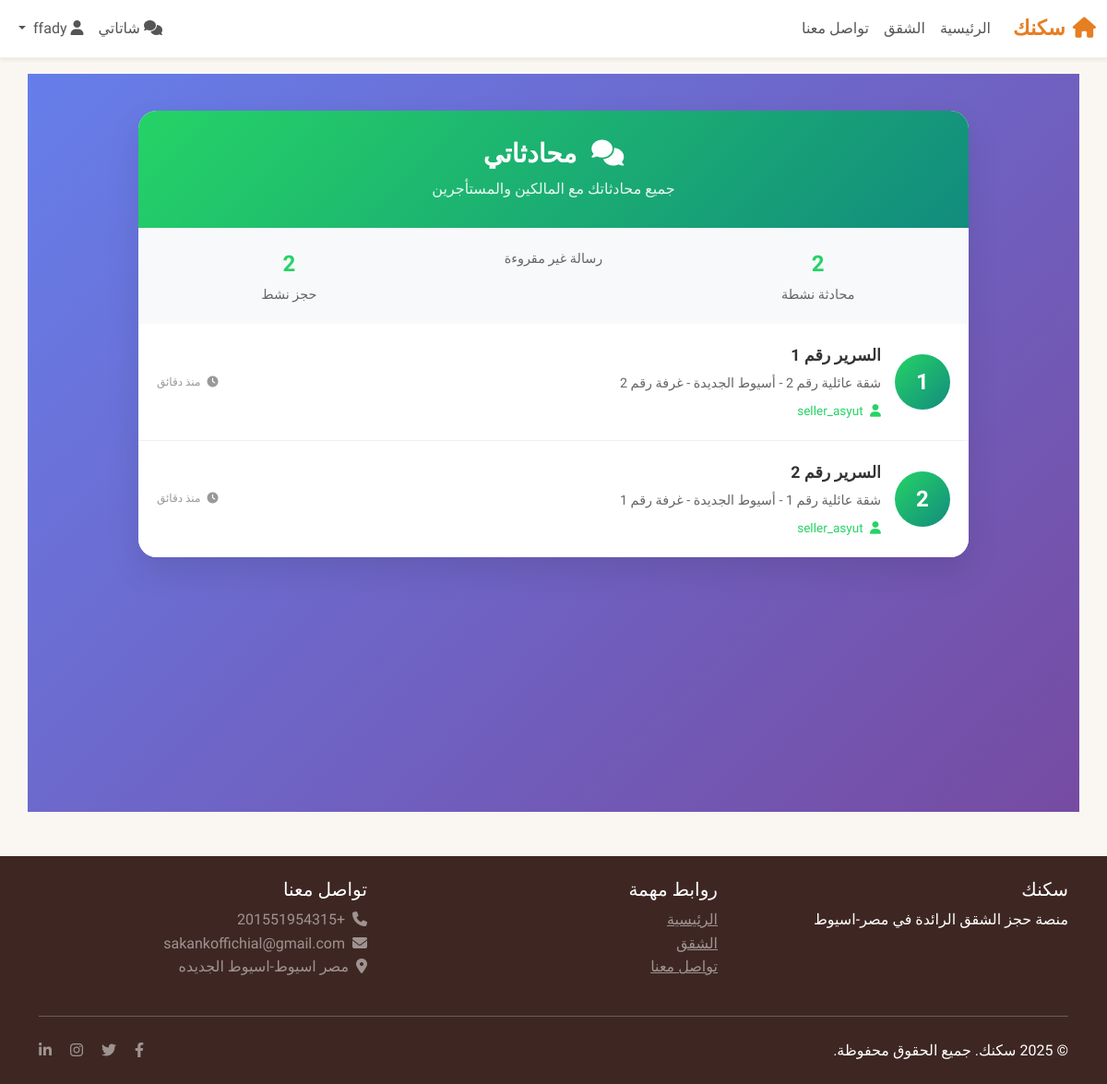
The app's page /bookings/user-chats/ (signed in) with its own data.
### accounts/models.py (models this page shows, shortened)
class User(AbstractUser):
    USER_TYPE_CHOICES = [
        ('buyer', 'مشتري'),
        ('seller', 'بائع'),
    ]
    user_type = models.CharField(
        max_length=10,
        choices=USER_TYPE_CHOICES,
        default='buyer',
        verbose_name='نوع الحساب'
    )
    phone = models.CharField(
        max_length=15,
        blank=True,
        verbose_name='رقم الهاتف'
    )
    is_verified = models.BooleanField(
        default=False,
        verbose_name='تم التحقق'
    )
    created_at = models.DateTimeField(
        auto_now_add=True,
        verbose_name='تاريخ الإنشاء'
    )
    contract_accepted = models.BooleanField(default=False, verbose_name='تمت الموافقة على العقد')
    contract_accepted_at = models.DateTimeField(null=True, blank=True, verbose_name='تاريخ الموافقة على العقد')
    contract_accepted_ip = models.CharField(max_length=45, null=True, blank=True, verbose_name='IP الموافقة على العقد')
    class Meta:
        verbose_name = 'مستخدم'
        verbose_name_plural = 'المستخدمون'

### bookings/models.py (models this page shows, shortened)
class Booking(models.Model):
    STATUS_CHOICES = [
        ('pending', 'في الانتظار'),
        ('confirmed', 'مؤكد'),
        ('cancelled', 'ملغي'),
        ('completed', 'مكتمل'),
    ]
    PAYMENT_STATUS_CHOICES = [
        ('pending', 'في الانتظار'),
        ('paid', 'مدفوع'),
        ('failed', 'فشل'),
        ('refunded', 'مسترد'),
    ]
    user = models.ForeignKey(
        User,
        on_delete=models.CASCADE,
        related_name='bookings',
        verbose_name='المستخدم'
    )
    order = models.ForeignKey(
        'BookingOrder',
        on_delete=models.CASCADE,
        related_name='bookings',
        null=True,
        blank=True,
        verbose_name='الأمر'
    )
    bed = models.ForeignKey(
        Bed,
        on_delete=models.CASCADE,
        related_name='bookings',
        verbose_name='السرير'
    )
    start_date = models.DateField(
        verbose_name='تاريخ البداية'
    )
    end_date = models.DateField(
        verbose_name='تاريخ النهاية'
    )
    monthly_price = models.DecimalField(
        max_digits=10,
        decimal_places=2,
        verbose_name='السعر الشهري'
    )
    total_amount = models.DecimalField(
        max_digits=10,
        decimal_places=2,
        verbose_name='المبلغ الإجمالي'
    )
    commission_amount = models.DecimalField(
        max_digits=10,
        decimal_places=2,
        default=150,
        verbose_name='عمولة السرير'
    )
    status = models.CharField(
        max_length=15,
        choices=STATUS_CHOICES,
        default='pending',
        verbose_name='حالة الحجز'
    )
    payment_status = models.CharField(
        max_length=15,
        choices=PAYMENT_STATUS_CHOICES,
        default='pending',
        verbose_name='حالة الدفع'
    )
    stripe_payment_intent_id = models.CharField(
        max_length=200,
        blank=True,
        verbose_name='معرف نية الدفع في Stripe'
    )
    notes = models.TextField(
        blank=True,
        verbose_name='ملاحظات'
    )
    created_at = models.DateTimeField(
        auto_now_add=True,
        verbose_name='تاريخ الإنشاء'
    )
    updated_at = models.DateTimeField(
        auto_now=True,
        verbose_name='تاريخ التحديث'
    )
    class Meta:
        verbose_name = 'حجز'
        verbose_name_plural = 'الحجوزات'
        ordering = ['-created_at']

### listings/models.py (models this page shows, shortened)
class Bed(models.Model):
    STATUS_CHOICES = [
        ('available', 'متاح'),
        ('booked', 'محجوز'),
        ('maintenance', 'صيانة'),
    ]
    room = models.ForeignKey(
        Room,
        on_delete=models.CASCADE,
        related_name='beds',
        verbose_name='الغرفة'
    )
    bed_number = models.CharField(
        max_length=10,
        verbose_name='رقم السرير'
    )
    monthly_price = models.DecimalField(
        max_digits=10,
        decimal_places=2,
        verbose_name='السعر الشهري'
    )
    status = models.CharField(
        max_length=15,
        choices=STATUS_CHOICES,
        default='available',
        verbose_name='الحالة'
    )
    class Meta:
        verbose_name = 'سرير'
        verbose_name_plural = 'الأسرة'
        unique_together = ['room', 'bed_number']

class Room(models.Model):
    apartment = models.ForeignKey(
        Apartment,
        on_delete=models.CASCADE,
        related_name='rooms',
        verbose_name='الشقة'
    )
    name = models.CharField(
        max_length=100,
        verbose_name='اسم/رقم الغرفة'
    )
    bed_count = models.PositiveIntegerField(
        verbose_name='عدد الأسرة'
    )
    room_image = models.ImageField(
        upload_to='rooms/',
        blank=True,
        verbose_name='صورة الغرفة'
    )
    description = models.TextField(
        blank=True,
        verbose_name='وصف الغرفة'
    )
    class Meta:
        verbose_name = 'غرفة'
        verbose_name_plural = 'الغرف'
        unique_together = ['apartment', 'name']

class Apartment(models.Model):
    name = models.CharField(
        max_length=200,
        verbose_name='اسم الشقة'
    )
    location = models.ForeignKey(
        Location,
        on_delete=models.CASCADE,
        related_name='apartments',
        verbose_name='الموقع'
    )
    description = models.TextField(
        verbose_name='الوصف'
    )
    owner = models.ForeignKey(
        User,
        on_delete=models.CASCADE,
        related_name='apartments',
        verbose_name='المالك'
    )
    main_image = models.ImageField(
        upload_to='apartments/main/',
        verbose_name='الصورة الرئيسية'
    )
    is_active = models.BooleanField(
        default=True,
        verbose_name='نشط'
    )
    created_at = models.DateTimeField(
        auto_now_add=True,
        verbose_name='تاريخ الإنشاء'
    )
    updated_at = models.DateTimeField(
        auto_now=True,
        verbose_name='تاريخ التحديث'
    )
    class Meta:
        verbose_name = 'شقة'
        verbose_name_plural = 'الشقق'
        ordering = ['-created_at']

### bookings/views.py (the view)
# urls.py: path('user-chats/', views.user_chats, name='user_chats'),
@login_required
def user_chats(request):
    user = request.user
    from django.db.models import Q
    booking_ids = Message.objects.filter(Q(sender=user) | Q(receiver=user)).values_list('booking_id', flat=True).distinct()
    bookings_with_msgs = Booking.objects.filter(id__in=booking_ids)
    chats = []
    for booking in bookings_with_msgs:
        last_msg = booking.messages.order_by('-sent_at').first()
        if last_msg:
            other_user = last_msg.sender if last_msg.sender != user else last_msg.receiver
        else:
            other_user = None
        unread_count = booking.messages.filter(receiver=user, is_read=False).count()
        chats.append({
            'booking': booking,
            'other_user': other_user,
            'unread_count': unread_count,
        })
    return render(request, 'bookings/user_chats.html', {'chats': chats})

### templates/bookings/user_chats.html (shortened to what this page needs)
{% extends 'base.html' %}
{% load static %}
{% block content %}
<div class="chats-container">
    <div class="container">
        <div class="chats-card">
            <div class="chats-header">
                <h3><i class="fas fa-comments me-3"></i>محادثاتي</h3>
                <p class="mb-0 mt-2" style="opacity: 0.9;">جميع محادثاتك مع المالكين والمستأجرين</p>
            </div>
            {% if chats %}
                <div class="stats-row">
                    <div class="stat-item">
                        <span class="stat-number">{{ chats|length }}</span>
                        <span class="stat-label">محادثة نشطة</span>
                    </div>
                    <div class="stat-item">
                        <span class="stat-label">رسالة غير مقروءة</span>
                    </div>
                    <div class="stat-item">
                        <span class="stat-number">{{ chats|length }}</span>
                        <span class="stat-label">حجز نشط</span>
                    </div>
                </div>
                <div class="chats-list">
                    {% for chat in chats %}
                        <a href="{% url 'bookings:chat' chat.booking.id %}" class="chat-item">
                            <div class="chat-avatar">
                                {{ chat.booking.bed.bed_number }}
                            </div>
                            <div class="chat-info">
                                <div class="chat-title">
                                    السرير رقم {{ chat.booking.bed.bed_number }}
                                </div>
                                <div class="chat-subtitle">
                                    {{ chat.booking.bed.room.apartment.name }} - {{ chat.booking.bed.room.name }}
                                </div>
                                <div class="chat-user">
                                    <i class="fas fa-user me-1"></i>
                                    {{ chat.other_user.get_full_name|default:chat.other_user.username }}
                                </div>
                            </div>
                            <div class="chat-badges">
                                <span class="chat-time">
                                    <i class="fas fa-clock me-1"></i>
                                    منذ دقائق
                                </span>
                            </div>
                        </a>
                    {% endfor %}
                </div>
            {% endif %}
        </div>
    </div>
</div>
{% endblock %}

### templates/base.html (shortened to what this page needs)
<!DOCTYPE html>
<html lang="ar" dir="rtl">
<head>
    {% load static %}
    <link href="https://cdn.jsdelivr.net/npm/bootstrap@5.3.2/dist/css/bootstrap.rtl.min.css" rel="stylesheet">
    <link href="https://cdnjs.cloudflare.com/ajax/libs/font-awesome/6.4.0/css/all.min.css" rel="stylesheet">
</head>
<body class="d-flex flex-column min-vh-100" style="padding-top:80px;">
    <nav class="navbar navbar-expand-lg navbar-light bg-white shadow-sm fixed-top" style="z-index:1040;">
        <div class="container-xxl">
            <a class="navbar-brand" href="{% url 'pages:index' %}">
                <i class="fas fa-home me-2"></i>سكنك
            </a>
            <div class="collapse navbar-collapse w-100 justify-content-between" id="mainNav">
                <ul class="navbar-nav">
                    <li class="nav-item"><a class="nav-link" href="{% url 'pages:index' %}">الرئيسية</a></li>
                    <li class="nav-item"><a class="nav-link" href="{% url 'listings:apartment_list' %}">الشقق</a></li>
                    <li class="nav-item"><a class="nav-link" href="{% url 'pages:contact' %}">تواصل معنا</a></li>
                </ul>
                <ul class="navbar-nav">
                    {% if user.is_authenticated %}
                        <li class="nav-item">
                            <a class="nav-link" href="{% url 'bookings:user_chats' %}">
                                <i class="fas fa-comments me-1"></i>شاتاتي
                            </a>
                        </li>
                        <li class="nav-item dropdown">
                            <a class="nav-link dropdown-toggle" href="#" id="navbarDropdown" role="button" data-bs-toggle="dropdown">
                                <i class="fas fa-user me-1"></i>{{ user.username }}
                            </a>
                        </li>
                    {% endif %}
                </ul>
            </div>
        </div>
    </nav>
    <main class="main-content">
        <div class="app-container">
            {% autoescape on %}
            {% block content %}
            {% endblock %}
            {% endautoescape %}
        </div>
    </main>
    <footer class="footer mt-5 py-4">
        <div class="container">
            <div class="row">
                <div class="col-md-4">
                    <h5>سكنك</h5>
                    <p>منصة حجز الشقق الرائدة في مصر-اسيوط</p>
                </div>
                <div class="col-md-4">
                    <h5>روابط مهمة</h5>
                    <ul class="list-unstyled">
                        <li><a href="{% url 'pages:index' %}" class="text-white-50">الرئيسية</a></li>
                        <li><a href="{% url 'listings:apartment_list' %}" class="text-white-50">الشقق</a></li>
                        <li><a href="{% url 'pages:contact' %}" class="text-white-50">تواصل معنا</a></li>
                    </ul>
                </div>
                <div class="col-md-4">
                    <h5>تواصل معنا</h5>
                    <p class="text-white-50">
                        <i class="fas fa-phone me-2"></i>+201551954315<br>
                        <i class="fas fa-envelope me-2"></i>sakankoffichial@gmail.com<br>
                        <i class="fas fa-map-marker-alt me-2"></i>مصر اسيوط-اسيوط الجديده
                    </p>
                </div>
            </div>
            <hr class="my-4">
            <div class="row align-items-center">
                <div class="col-md-6">
                    <p class="mb-0">&copy; 2025 سكنك. جميع الحقوق محفوظة.</p>
                </div>
                <div class="col-md-6 text-end">
                    <a href="#" class="text-white-50 me-3"><i class="fab fa-facebook-f"></i></a>
                    <a href="#" class="text-white-50 me-3"><i class="fab fa-twitter"></i></a>
                    <a href="#" class="text-white-50 me-3"><i class="fab fa-instagram"></i></a>
                    <a href="#" class="text-white-50"><i class="fab fa-linkedin-in"></i></a>
                </div>
            </div>
        </div>
    </footer>
</body>
</html>

### templates/base.html (style rules this page uses)
:root { --primary-color: #e67e22; --primary-dark: #d35400; --secondary-color: #6c757d; --success-color: #27ae60; --warning-color: #f39c12; --danger-color: #e74c3c; --light-bg: #f8f9fa; --white: #ffffff; --shadow-light: 0 2px 15px rgba(0,0,0,0.08); --shadow-medium: 0 4px 25px rgba(0,0,0,0.12); --border-radius: 12px; }
* { transition: all 0.3s ease; }
body { font-family: 'Cairo', sans-serif; background: #faf7f3; color: #333; line-height: 1.6; }
.app-container { max-width: 100%; margin-inline: auto; }
@media (min-width: 576px) { .app-container { max-width: 540px; } }
@media (min-width: 768px) { .app-container { max-width: 720px; } }
@media (min-width: 992px) { .app-container { max-width: 960px; } }
@media (min-width: 1200px) { .app-container { max-width: 1140px; } }
.container, .container-fluid { padding-left: 12px; padding-right: 12px; }
.navbar { background: rgba(255,255,255,0.98) !important; backdrop-filter: blur(10px); box-shadow: var(--shadow-light); border-bottom: 1px solid rgba(230,126,34,0.12); }
.navbar-brand { font-weight: 800; font-size: 1.4rem; color: var(--primary-color) !important; }
.nav-link { font-weight: 600; color: #555 !important; }
.footer { background: #3e2723; color: white; margin-top: auto; }
@media (min-width: 992px) { .navbar .nav-link { padding: .5rem .75rem; font-weight: 500; } }
.stat-label { color: #6c757d; font-size: .95rem; }

### templates/bookings/user_chats.html (style rules this page uses)
.chats-container { background: linear-gradient(135deg, #667eea 0%, #764ba2 100%); min-height: 100vh; padding: 40px 0; }
.chats-card { background: white; border-radius: 20px; box-shadow: 0 15px 35px rgba(0,0,0,0.1); overflow: hidden; max-width: 900px; margin: 0 auto; }
.chats-header { background: linear-gradient(135deg, #25d366 0%, #128c7e 100%); color: white; padding: 30px; text-align: center; }
.chats-header h3 { margin: 0; font-weight: 600; }
.chat-item { background: white; border: none; border-bottom: 1px solid #f0f0f0; padding: 20px; transition: all 0.3s ease; text-decoration: none; color: inherit; display: flex; align-items: center; gap: 15px; }
.chat-item:last-child { border-bottom: none; }
.chat-avatar { width: 60px; height: 60px; background: linear-gradient(135deg, #25d366 0%, #128c7e 100%); border-radius: 50%; display: flex; align-items: center; justify-content: center; color: white; font-size: 1.5rem; font-weight: bold; flex-shrink: 0; }
.chat-info { flex: 1; min-width: 0; }
.chat-title { font-weight: 600; font-size: 1.1rem; margin-bottom: 5px; color: #333; }
.chat-subtitle { color: #666; font-size: 0.9rem; margin-bottom: 8px; }
.chat-user { color: #25d366; font-size: 0.85rem; font-weight: 500; }
.chat-badges { display: flex; flex-direction: column; align-items: flex-end; gap: 8px; }
.chat-time { color: #999; font-size: 0.75rem; }
.stats-row { background: #f8f9fa; padding: 20px; display: flex; justify-content: space-around; text-align: center; }
.stat-item { flex: 1; }
.stat-number { font-size: 1.5rem; font-weight: bold; color: #25d366; display: block; }
.stat-label { font-size: 0.9rem; color: #666; }

### records on screen
User: username "ffady"
Booking: booking.bed.bed_number "1", booking.bed.room.apartment.name "شقة عائلية رقم 2 - أسيوط الجديدة", booking.bed.room.name "غرفة رقم 2", other_user.get_full_name "seller_asyut"
Booking: booking.bed.bed_number "2", booking.bed.room.apartment.name "شقة عائلية رقم 1 - أسيوط الجديدة", booking.bed.room.name "غرفة رقم 1", other_user.get_full_name "seller_asyut"

### other values on screen
{{ chats|length }} "2"
